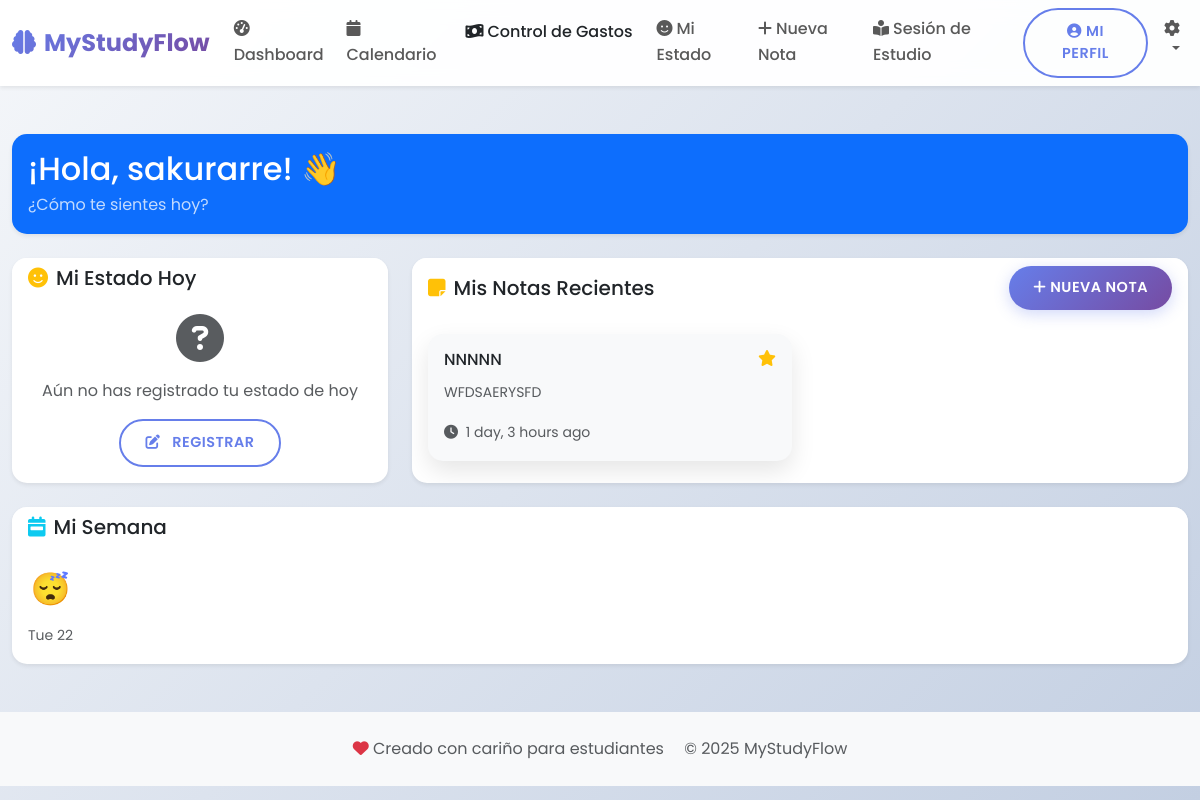
The app's page /dashboard/ (signed in) with its own data.
### studyflow/models.py (models this page shows, shortened)
class NotaRapida(models.Model):
    usuario = models.ForeignKey(User, on_delete=models.CASCADE)
    titulo = models.CharField(max_length=100)
    contenido = models.TextField(max_length=500)
    fecha_creacion = models.DateTimeField(default=timezone.now)
    fecha_actualizacion = models.DateTimeField(auto_now=True)
    importante = models.BooleanField(default=False)
    class Meta:
        ordering = ['-fecha_actualizacion']

class EstadoAnimo(models.Model):
    ESTADOS_CHOICES = [
        ('feliz', '😊 Feliz'),
        ('triste', '😢 Triste'),
        ('estresado', '😤 Estresado'),
        ('relajado', '😌 Relajado'),
        ('motivado', '💪 Motivado'),
        ('cansado', '😴 Cansado'),
        ('ansioso', '😰 Ansioso'),
        ('neutral', '😐 Neutral'),
    ]
    NIVEL_CHOICES = [
        (5, 'Muy Bien'),
        (4, 'Bien'),
        (3, 'Regular'),
        (2, 'Mal'),
        (1, 'Muy Mal'),
    ]
    usuario = models.ForeignKey(User, on_delete=models.CASCADE)
    estado = models.CharField(max_length=20, choices=ESTADOS_CHOICES)
    nivel = models.IntegerField(choices=NIVEL_CHOICES, default=3)
    fecha = models.DateField(default=timezone.now)
    comentario = models.TextField(blank=True, max_length=200)
    class Meta:
        unique_together = ['usuario', 'fecha']
        ordering = ['-fecha']

### studyflow/views.py (the view)
# urls.py: path('dashboard/', views.dashboard, name='dashboard'),
@login_required
def dashboard(request):
    hoy = date.today()
    estado_hoy = EstadoAnimo.objects.filter(usuario=request.user, fecha=hoy).first()
    notas_recientes = NotaRapida.objects.filter(usuario=request.user).order_by('-fecha_creacion')[:5]
    eventos_proximos = Evento.objects.filter(
        usuario=request.user,
        fecha_inicio__gte=timezone.now()
    ).order_by('fecha_inicio')[:3]
    estados_semana = EstadoAnimo.objects.filter(
        usuario=request.user,
        fecha__gte=timezone.now() - timedelta(days=7)
    ).order_by('-fecha')
    estados_semana = EstadoAnimo.objects.filter(usuario=request.user)[:7]
    context = {
        'estado_hoy': estado_hoy,
        'notas_recientes': notas_recientes,
        'estados_semana': estados_semana,
    }
    return render(request, 'studyflow/dashboard.html', context)

### studyflow/templates/studyflow/dashboard.html (shortened to what this page needs)
{% extends 'base.html' %}
{% block content %}
<div class="row mb-4">
    <div class="col-12">
        <div class="card bg-primary text-white shadow-sm">
            <div class="card-body">
                <h2 class="mb-1">¡Hola, {{ user.username }}! 👋</h2>
                <p class="mb-0 opacity-75">¿Cómo te sientes hoy?</p>
            </div>
        </div>
    </div>
</div>
<div class="row g-4">
    <div class="col-lg-4">
        <div class="card h-100 shadow-sm">
            <div class="card-header bg-white">
                <h5 class="card-title mb-0">
                    <i class="fas fa-smile me-2 text-warning"></i>Mi Estado Hoy
                </h5>
            </div>
            <div class="card-body text-center">
                {% if estado_hoy %}
                    <div class="estado-actual">
                        <div class="mb-3">
                            <span class="estado-emoji" style="font-size: 4rem;">
                                {{ estado_hoy.get_estado_display|slice:":2" }}
                            </span>
                        </div>
                        <h5>{{ estado_hoy.get_estado_display|slice:"3:" }}</h5>
                        {% if estado_hoy.comentario %}
                            <p class="text-muted small">{{ estado_hoy.comentario }}</p>
                        {% endif %}
                    </div>
                {% else %}
                    <div class="text-muted">
                        <i class="fas fa-question-circle mb-3" style="font-size: 3rem;"></i>
                        <p>Aún no has registrado tu estado de hoy</p>
                    </div>
                {% endif %}
                <a href="{% url 'registrar_estado' %}" class="btn btn-outline-primary">
                    <i class="fas fa-edit me-2"></i>
                    {% if estado_hoy %}Actualizar{% else %}Registrar{% endif %}
                </a>
            </div>
        </div>
    </div>
    <div class="col-lg-8">
        <div class="card h-100 shadow-sm">
            <div class="card-header bg-white d-flex justify-content-between align-items-center">
                <h5 class="card-title mb-0">
                    <i class="fas fa-sticky-note me-2 text-warning"></i>Mis Notas Recientes
                </h5>
                <a href="{% url 'crear_nota' %}" class="btn btn-primary btn-sm">
                    <i class="fas fa-plus me-1"></i>Nueva Nota
                </a>
            </div>
            <div class="card-body">
                {% if notas_recientes %}
                    <div class="row g-3">
                        {% for nota in notas_recientes %}
                        <div class="col-md-6">
                            <div class="card border-0 bg-light h-100">
                                <div class="card-body p-3">
                                    <div class="d-flex justify-content-between align-items-start mb-2">
                                        <h6 class="card-title mb-1">{{ nota.titulo }}</h6>
                                        {% if nota.importante %}
                                            <i class="fas fa-star text-warning"></i>
                                        {% endif %}
                                    </div>
                                    <p class="card-text small text-muted">
                                        {{ nota.contenido|truncatechars:80 }}
                                    </p>
                                    <small class="text-muted">
                                        <i class="fas fa-clock me-1"></i>
                                        {{ nota.fecha_actualizacion|timesince }} ago
                                    </small>
                                </div>
                            </div>
                        </div>
                        {% endfor %}
                    </div>
                {% endif %}
            </div>
        </div>
    </div>
</div>
{% if estados_semana %}
<div class="row mt-4">
    <div class="col-12">
        <div class="card shadow-sm">
            <div class="card-header bg-white">
                <h5 class="card-title mb-0">
                    <i class="fas fa-calendar-week me-2 text-info"></i>Mi Semana
                </h5>
            </div>
            <div class="card-body">
                <div class="d-flex justify-content-between flex-wrap gap-3">
                    {% for estado in estados_semana %}
                    <div class="text-center">
                        <div class="mb-2">
                            <span style="font-size: 2rem;">{{ estado.get_estado_display|slice:":2" }}</span>
                        </div>
                        <small class="text-muted">{{ estado.fecha|date:"D j" }}</small>
                    </div>
                    {% endfor %}
                </div>
            </div>
        </div>
    </div>
</div>
{% endif %}
{% endblock %}

### static/css/style.css (style rules this page uses)
:root { --primary-color: #667eea; --secondary-color: #764ba2; --accent-color: #f093fb; --success-color: #4ecdc4; --warning-color: #ffe066; --danger-color: #ff6b6b; --dark-color: #2c3e50; --light-color: #f8f9fa; --border-radius: 15px; --box-shadow: 0 10px 25px rgba(0,0,0,0.1); --gradient-primary: linear-gradient(135deg, #667eea 0%, #764ba2 100%); --gradient-accent: linear-gradient(135deg, #f093fb 0%, #f5576c 100%); }
body { font-family: 'Poppins', sans-serif; background: linear-gradient(135deg, #f5f7fa 0%, #c3cfe2 100%); min-height: 100vh; line-height: 1.6; }
.card { border-radius: var(--border-radius); border: none; box-shadow: var(--box-shadow); transition: all 0.3s ease; overflow: hidden; }
.card-header { border: none; font-weight: 600; }
.btn { border-radius: 50px; font-weight: 600; padding: 0.7rem 1.5rem; transition: all 0.3s ease; text-transform: uppercase; font-size: 0.9rem; letter-spacing: 0.5px; border: none; }
.btn-primary { background: var(--gradient-primary); box-shadow: 0 4px 15px rgba(102, 126, 234, 0.3); }
.btn-outline-primary { border: 2px solid var(--primary-color); color: var(--primary-color); background: transparent; }

### records on screen
NotaRapida: titulo "NNNNN", importante True (drawn), contenido "WFDSAERYSFD", fecha_actualizacion "1 day, 3 hours"
EstadoAnimo: estado "😴", fecha "Tue 22"

### other values on screen
{{ user.username }} "sakurarre"
